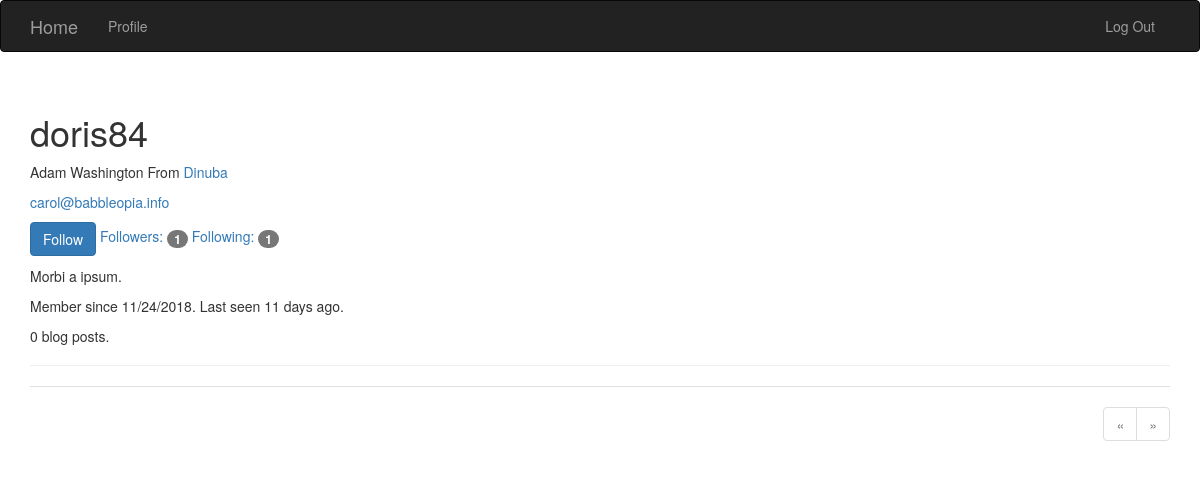
Page /user/doris84 (signed in) on the committed database.
### app/models.py (models this page shows, shortened)
class User(db.Model,UserMixin):
	__tablename__='users'
	id=db.Column(db.Integer,primary_key=True)
	email=db.Column(db.String(64),unique=True,index=True)
	username=db.Column(db.String(64),unique=True)
	role_id=db.Column(db.Integer,db.ForeignKey('roles.id'))
	password_hash=db.Column(db.String(128))
	confirmed=db.Column(db.Boolean,default=False)
	name=db.Column(db.String(64))
	location=db.Column(db.String(64))
	about_me=db.Column(db.Text())
	member_since=db.Column(db.DateTime(),default=datetime.utcnow)
	last_seen=db.Column(db.DateTime(),default=datetime.utcnow)
	posts=db.relationship('Post',backref='author',lazy='dynamic')
	followers=db.relationship('Follow',foreign_keys=[Follow.followed_id],backref=db.backref('followed',lazy='joined'),lazy='dynamic',cascade='all,delete-orphan')
	followed=db.relationship('Follow',foreign_keys=[Follow.follower_id],backref=db.backref('follower',lazy='joined'),lazy='dynamic',cascade='all,delete-orphan')
	comments=db.relationship('Comment',backref='author',lazy='dynamic')
	photo=db.relationship('Photo',backref='user')
	def is_following(self,user):
		return self.followed.filter_by(followed_id=user.id).first() is not None
	def can(self,permissions):
		return self.role is not None and (self.role.permissions&permissions)==permissions
	def is_administrator(self):
		return self.can(Permission.ADMINISTER)
	def ping(self):
		self.last_seen=datetime.utcnow()
		db.session.add(self)
	@property
	def password(self):
		raise AttributeError('password is not a readable attribute')

### app/main/views.py (the view)
@main.route('/user/<username>')
def user(username):
    user = User.query.filter_by(username=username).first()
    if user is None:
        abort(404)
    page=request.args.get('page',1,type=int)
    pagination=user.posts.order_by(Post.timestamp.desc()).paginate(page,per_page=current_app.config['POSTS_PER_PAGE'],error_out=False)
    posts=pagination.items
    return render_template('user.html', user=user,posts=posts,pagination=pagination)

### app/auth/views.py (called while the page is built)
@auth.before_app_request
def before_request():
	if current_user.is_authenticated:
		current_user.ping()
		if not current_user.confirmed and request.endpoint[:5]!='auth.' and request.endpoint!='static':
			return redirect(url_for('auth.unconfirmed'))

### app/main/__init__.py (called while the page is built)
@main.app_context_processor
def inject_permissions():
	return dict(Permission=Permission)

### app/models.py (called while the page is built)
@login_manager.user_loader
def load_user(user_id):
	return User.query.get(int(user_id))

### app/templates/user.html (shortened to what this page needs)
{% extends 'base.html' %}
{% import "_macros.html" as macro %}
{% block page_content %}
<div class="page-header">
	<h1>{{user.username}}</h1>
	{% if user.name or user.location %}
	<p>
		{% if user.name %}
		{{user.name}}
		{% endif %}
		{% if user.location %}
		From <a href="http://maps.baidu.com/?q={{user.location}}">{{user.location}}</a>
		{% endif %}
	</p>
	{% endif %}
	{% if current_user.is_administrator() %}
	<p><a href="mailto:{{user.email}}">{{user.email}}</a></p>
	{% endif %}
	<p>
        {% if current_user.can(Permission.FOLLOW) and user != current_user %}
            {% if not current_user.is_following(user) %}
            <a href="{{ url_for('.follow', username=user.username) }}" class="btn btn-primary">Follow</a>
            {% else %}
            <a href="{{ url_for('.unfollow', username=user.username) }}" class="btn btn-default">Unfollow</a>
            {% endif %}
        {% endif %}
        <a href="{{ url_for('.followers', username=user.username) }}">Followers: <span class="badge">{{ user.followers.count() }}</span></a>
        <a href="{{ url_for('.followed_by', username=user.username) }}">Following: <span class="badge">{{ user.followed.count() }}</span></a>
    </p>
	{% if user.about_me %}
	<p>
		{{user.about_me}}
	</p>
	{% endif %}
	<p>
		Member since {{moment(user.member_since).format('L')}}.
		Last seen {{moment(user.last_seen).fromNow()}}.
	</p>
    <p>{{ user.posts.count() }} blog posts.</p>
</div>
{% include "_posts.html" %}
{% if pagination %}
<div class="pagination">
	{{macro.pagination_widget(pagination,'main.user',username=user.username)}}
</div>
{% endif %}
{% endblock %}

### app/static/styles.css (style rules this page uses)
div.pagination { width: 100%; text-align: right; padding: 0px; margin: 0px; }

### rows in the picture
User: username "doris84", name "Adam Washington", location "Dinuba", email "carol@babbleopia.info", about_me "Morbi a ipsum.", member_since "11/24/2018", last_seen "11 days ago"

### other values in the picture
{{ user.followers.count() }} "1"
{{ user.followed.count() }} "1"
{{ user.posts.count() }} "0"
